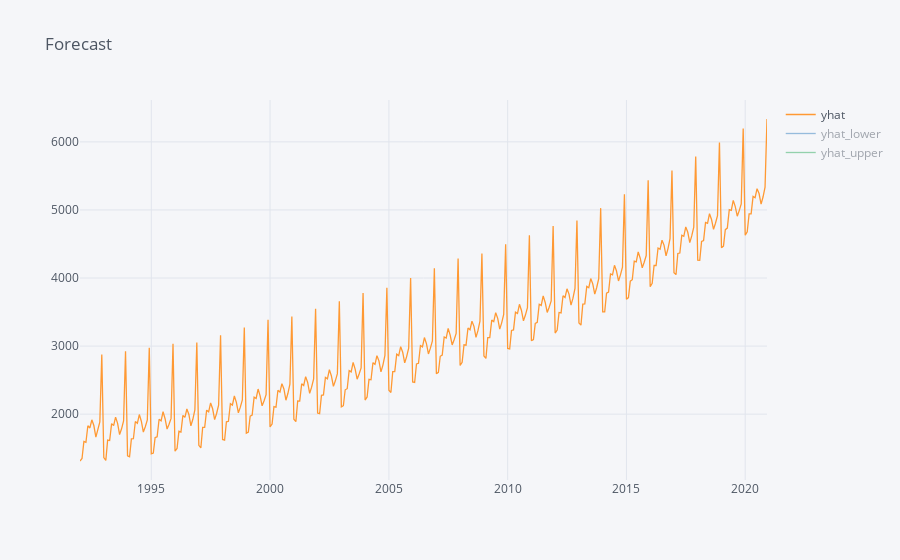

Write notebook code for a chart like this one.
### Code cell
forecast[['ds', 'yhat', 'yhat_lower', 'yhat_upper']].iplot(kind='line',x='ds',title='Forecast',)

### Figure 1 — Plotly figure (JSON) as saved in the notebook; plotly's stock layout.template omitted (floating-point values rounded to 4 significant figures; data arrays with more than 128 entries replaced by an {"elided": "..."} marker saying what was removed)
{"data": [{"line": {"color": "rgba(255, 153, 51, 1.0)", "dash": "solid", "shape": "linear", "width": 1.3}, "mode": "lines", "name": "yhat", "text": "", "type": "scatter", "x": {"elided": "348 str values"}, "y": {"elided": "348 float values"}}, {"line": {"color": "rgba(55, 128, 191, 1.0)", "dash": "solid", "shape": "linear", "width": 1.3}, "mode": "lines", "name": "yhat_lower", "text": "", "type": "scatter", "visible": "legendonly", "x": {"elided": "348 str values"}, "y": {"elided": "348 float values"}}, {"line": {"color": "rgba(50, 171, 96, 1.0)", "dash": "solid", "shape": "linear", "width": 1.3}, "mode": "lines", "name": "yhat_upper", "text": "", "type": "scatter", "visible": "legendonly", "x": {"elided": "348 str values"}, "y": {"elided": "348 float values"}}], "layout": {"autosize": true, "legend": {"bgcolor": "#F5F6F9", "font": {"color": "#4D5663"}}, "paper_bgcolor": "#F5F6F9", "plot_bgcolor": "#F5F6F9", "title": {"font": {"color": "#4D5663"}, "text": "Forecast"}, "xaxis": {"autorange": true, "gridcolor": "#E1E5ED", "range": ["1992-01-01", "2020-12-01"], "showgrid": true, "tickfont": {"color": "#4D5663"}, "title": {"font": {"color": "#4D5663"}, "text": ""}, "type": "date", "zerolinecolor": "#E1E5ED"}, "yaxis": {"autorange": true, "gridcolor": "#E1E5ED", "range": [1033.0, 6615.0], "showgrid": true, "tickfont": {"color": "#4D5663"}, "title": {"font": {"color": "#4D5663"}, "text": ""}, "type": "linear", "zerolinecolor": "#E1E5ED"}}}
